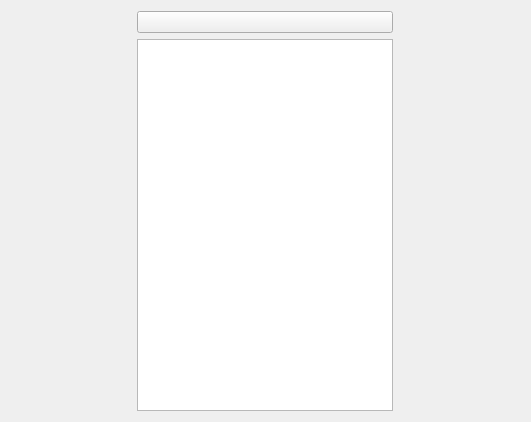
<?xml version="1.0" encoding="UTF-8"?>
<ui version="4.0">
 <class>Form</class>
 <widget class="QWidget" name="Form">
  <property name="geometry">
   <rect>
    <x>0</x>
    <y>0</y>
    <width>531</width>
    <height>422</height>
   </rect>
  </property>
  <property name="windowTitle">
   <string>Form</string>
  </property>
  <layout class="QVBoxLayout" name="verticalLayout_2">
   <item>
    <layout class="QHBoxLayout" name="hLayoutTop">
     <item>
      <layout class="QVBoxLayout" name="verticalLayout_3">
       <item>
        <layout class="QHBoxLayout" name="horizontalLayout">
         <item>
          <widget class="QPushButton" name="hideUsersButton">
           <property name="text">
            <string/>
           </property>
           <property name="icon">
            <iconset resource="../galacteek.qrc">
             <normaloff>:/share/icons/left-arrow.png</normaloff>:/share/icons/left-arrow.png</iconset>
           </property>
          </widget>
         </item>
        </layout>
       </item>
       <item>
        <widget class="QTreeView" name="usersView">
         <property name="sizePolicy">
          <sizepolicy hsizetype="Maximum" vsizetype="Expanding">
           <horstretch>0</horstretch>
           <verstretch>0</verstretch>
          </sizepolicy>
         </property>
         <property name="minimumSize">
          <size>
           <width>250</width>
           <height>0</height>
          </size>
         </property>
         <attribute name="headerVisible">
          <bool>false</bool>
         </attribute>
        </widget>
       </item>
      </layout>
     </item>
    </layout>
   </item>
   <item>
    <layout class="QVBoxLayout" name="verticalLayout"/>
   </item>
  </layout>
 </widget>
 <resources>
  <include location="../galacteek.qrc"/>
 </resources>
 <connections/>
</ui>
